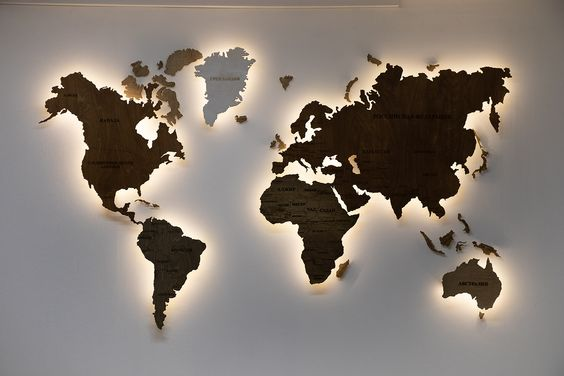
//> input picture 01_animation/cvImages/mapa.jpg, 564 x 376 px
$ ./syDrawMask   (built with g++ and OpenCV 4)
//> lines starting //> are read from the running program, lines starting //| are printed output that depends on the picture; after the words box and inside, x2 and y2 are one past the last pixel; in counts of white or black regions, pixels touching at a corner belong together
#include <iostream>
using namespace std;

#include "opencv2/core.hpp"
#include "opencv2/highgui.hpp"
#include "opencv2/imgproc.hpp"

using namespace cv;

int syDrawMask(void);
int syImDrawMask_Rectangular(const Mat &src, Mat &dst, Point topLeft,
                             Point bottomRight);
int syImDrawMask_Circular(const Mat &src, Mat &dst, Point center, int radius);
int syImDrawMask_Conical(const Mat &src, Mat &dst, Point center, int radius);

int syImMasking(const Mat &src, const Mat &msk, Mat &dst);
int syMinimum(int A, int B);
int syMaximum(int A, int B);

int syImMaskingRectangular(const Mat &src, Mat &dst, Point topLeft,
                           Point bottomRight);
int syImMaskingCircular(const Mat &src, Mat &dst, Point center, int radius);
int syImMaskingConical(const Mat &src, Mat &dst, Point center, int radius);

int getDirection(int direction, int position, int limit);

int main(void) {
  syDrawMask();
//> in syDrawMask, Input is the input picture: 376 rows x 564 cols, CV_8UC3; mean B, G, R 116.9, 125, 134.6
//> in syDrawMask, `warpAffine(image, rotated_image, rotation_matix, image.size());`:
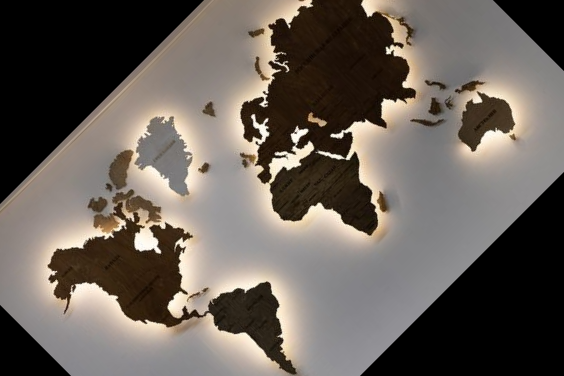
//> rotated_image: 376 rows x 564 cols, CV_8UC3; mean B, G, R 89.5, 96.7, 104.7
//> in syImDrawMask_Rectangular, `rectangle(dst, topLeft, bottomRight, 255, -1, LINE_8);`:
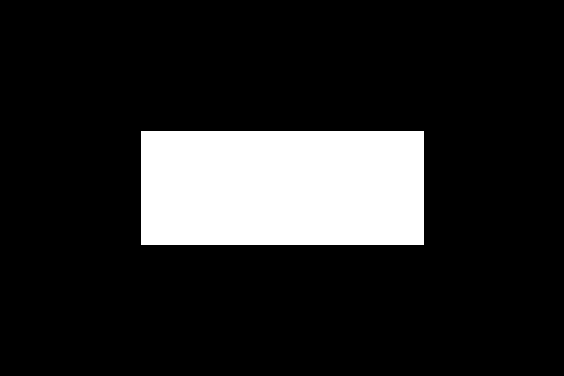
//> dst: 376 rows x 564 cols, CV_8UC1; 15.2% white; 1 white region, box (x1, y1, x2, y2) and area: (141, 131, 424, 245) 32262
//> after the loop in syImMasking, `for (int r = 0; r < dst.rows; r++)`:
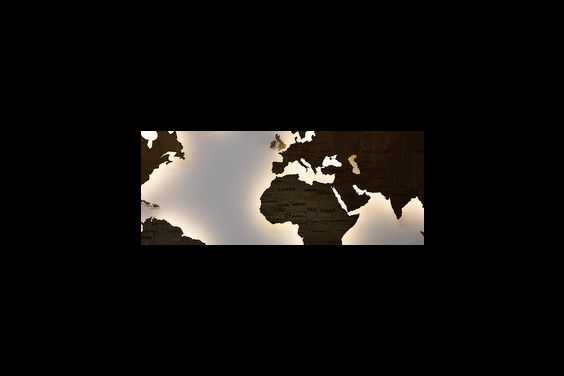
//> dst: 376 rows x 564 cols, CV_8UC3; mean B, G, R 15.2, 17.1, 18.9
//> in syImDrawMask_Circular, `circle(dst, center, radius, 255, -1, LINE_8, 0);`:
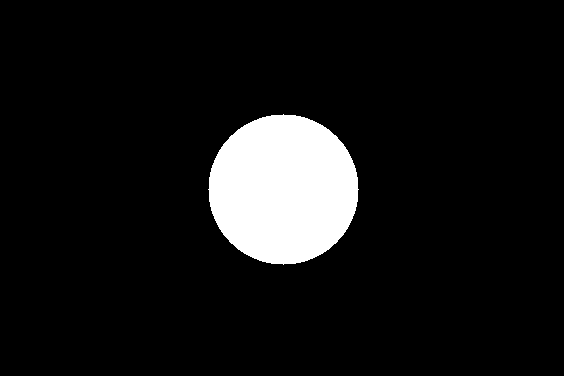
//> dst: 376 rows x 564 cols, CV_8UC1; 8.3% white; 1 white region, box (x1, y1, x2, y2) and area: (208, 114, 359, 265) 17665
//> after the loop in syImMasking (call 2), `for (int r = 0; r < dst.rows; r++)`:
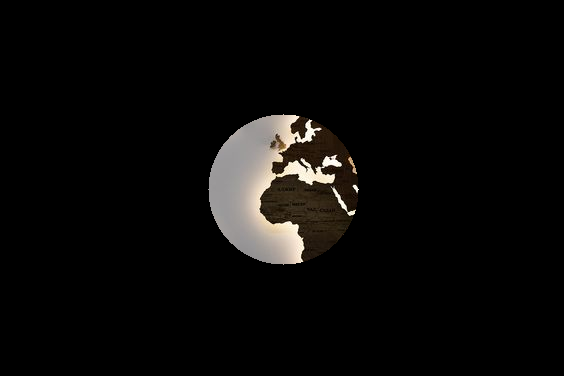
//> dst: 376 rows x 564 cols, CV_8UC3; mean B, G, R 8.6, 9.6, 10.4
//> in syDrawMask, `warpAffine(dst, rotated_image, rotation_matix, dst.size());`:
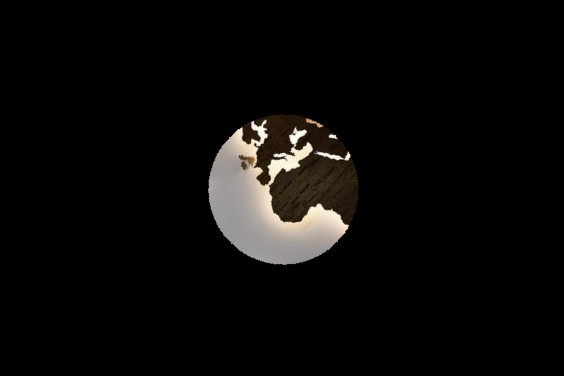
//> rotated_image: 376 rows x 564 cols, CV_8UC3; mean B, G, R 8.6, 9.6, 10.4
//> the Esc key is pressed
  return 0;
}

int syDrawMask(void) {
  cout << "\n\nUsing masks on images.\n";

  Mat Input;
  Input = imread("./cvImages/mapa.jpg",
                 IMREAD_COLOR); // Directory and file must exist!!!
  if (!Input.data) {
    cout << "\nWrong filename or folder.\n" << endl;
    return -1;
  }

  imshow("Input", Input);

  // Image rotation
  // --------------------------------------------------------------------------
  Mat image;
  Input.copyTo(image);
  double angle = 45;

  // get the center coordinates of the image to create the 2D rotation matrix
  Point2f centerf((image.cols - 1) / 2.0, (image.rows - 1) / 2.0);
  // using getRotationMatrix2D() to get the rotation matrix
  Mat rotation_matix;
  rotation_matix = getRotationMatrix2D(centerf, angle, 1.0);
  // rotationMatrix(rotation_matix, centerf, angle);

  // we will save the resulting image in rotated_image matrix
  Mat rotated_image;
  // rotate the image using warpAffine
  warpAffine(image, rotated_image, rotation_matix, image.size());
  imshow("Rotated image", rotated_image);
  // --------------------------------------------------------------------------

  Mat dsttemp;
  Point topLeft(0.25 * Input.cols, 0.35 * Input.rows),
      bottomRight(0.75 * Input.cols, 0.65 * Input.rows);
  syImMaskingRectangular(Input, dsttemp, topLeft, bottomRight);
  imshow("Rectangular", dsttemp);

  // Notice in Point (x,y) coordinates correspond to (column,row) location
  Point center(Input.cols / 2, Input.rows / 2);
  int radius = Input.rows / 5;

  int x = Input.cols / 2, y = Input.rows / 2, signoX = 1, signoY = 1;
  Mat dst;

  while (true) {

    if (x >= (Input.cols - radius) || x <= (0 + radius))
      signoX = signoX * -1;
    if (y >= (Input.rows - radius) || y <= (0 + radius))
      signoY = signoY * -1;

    x += signoX;
    y += signoY;

    center.x = x;
    center.y = y;
    syImMaskingCircular(Input, dst, center, radius);

    centerf.x = x;
    centerf.y = y;

    (angle < 360) ? angle++ : angle = 0;
    rotation_matix = getRotationMatrix2D(centerf, angle, 1.0);

    // we will save the resulting image in rotated_image matrix
    rotated_image.release();
    // rotate the image using warpAffine
    warpAffine(dst, rotated_image, rotation_matix, dst.size());

    imshow("Masked in a circle", rotated_image);

    if (waitKey(10) >= 0)
      break;
  };

  return 0;
}

// [21 lines left out: functions getDirection, syImMaskingConical, not called in this run]

int syImMaskingCircular(const Mat &src, Mat &dst, Point center, int radius) {
  // [8 lines of commented-out code are left out]

  Mat msk;
  syImDrawMask_Circular(src, msk, center, radius);
  syImMasking(src, msk, dst);
  return 0;
}

int syImMaskingRectangular(const Mat &src, Mat &dst, Point topLeft,
                           Point bottomRight) {
  if (!src.data || src.channels() != 3 || src.type() != CV_8UC3) {
    cout << "syImMaskingRectangular(): invalid src image.";
    return -1;
  }
  if (dst.data) {
    cout << "syImMaskingRectangular(): dst image is not empty.";
    return -1;
  }

  Mat msk;
  syImDrawMask_Rectangular(src, msk, topLeft, bottomRight);
  syImMasking(src, msk, dst);
  return 0;
}

int syImMasking(const Mat &src, const Mat &msk, Mat &dst) {
  // [17 lines of commented-out code are left out]

  dst = src.clone();

  for (int r = 0; r < dst.rows; r++) {
    Vec3b *pDst = dst.ptr<Vec3b>(r);
    uchar *pMsk = (uchar *)msk.ptr<uchar>(r);

    for (int c = 0; c < dst.cols; c++) {
      pDst[c][0] *= (pMsk[c] / 255.0);
      pDst[c][1] *= (pMsk[c] / 255.0);
      pDst[c][2] *= (pMsk[c] / 255.0);
    }
  }
  return 0;
}

// [32 lines left out: function syImDrawMask_Conical, not called in this run]

int syImDrawMask_Circular(const Mat &src, Mat &dst, Point center, int radius) {
  if (!src.data) {
    cout << "syImDrawMask_Circular(): invalid src image.";
    return -1;
  }
  if (dst.data) {
    cout << "syImDrawMask_Circular(): dst image is not empty.";
    return -1;
  }

  dst = Mat::zeros(src.rows, src.cols, CV_8UC1);
  circle(dst, center, radius, 255, -1, LINE_8, 0);
  return 0;
}

int syImDrawMask_Rectangular(const Mat &src, Mat &dst, Point topLeft,
                             Point bottomRight) {
  if (!src.data) {
    cout << "syImDrawMask_Rectangular(): invalid src image.";
    return -1;
  }
  if (dst.data) {
    cout << "syImDrawMask_Rectangular(): dst image is not empty.";
    return -1;
  }

  dst = Mat::zeros(src.rows, src.cols, CV_8UC1);
  rectangle(dst, topLeft, bottomRight, 255, -1,
            LINE_8); // thickness -1 is the key
  return 0;
}

// [11 lines left out: functions syMinimum, syMaximum, not called in this run]
